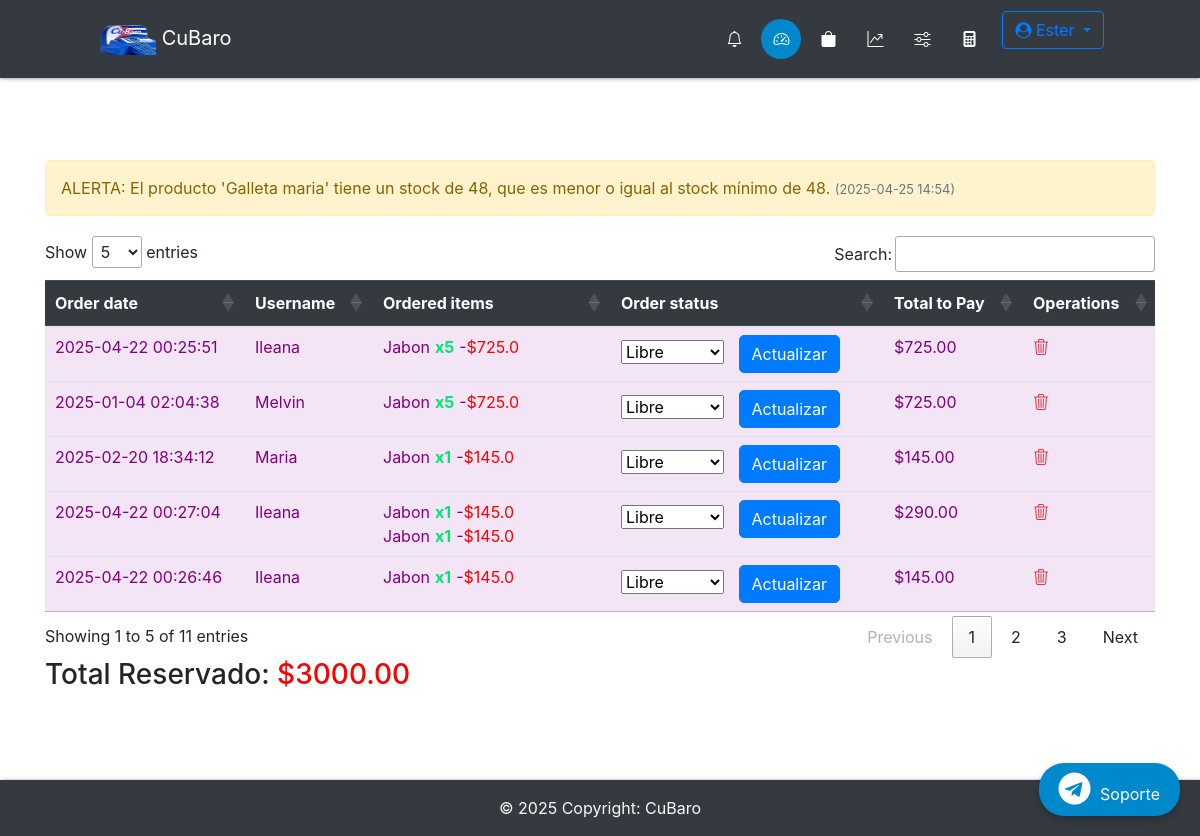
The app's page /admin/ (signed in) with its own data.
### app/db_models.py (models this page shows, shortened)
class User(UserMixin, db.Model):
    __tablename__ = "users"
    id = db.Column(db.Integer, primary_key=True)
    name = db.Column(db.Text, nullable=False)
    email = db.Column(db.String(50), nullable=False, unique=True)
    phone = db.Column(db.String(50), nullable=False)
    password = db.Column(db.String(250), nullable=False)
    admin = db.Column(db.Integer, nullable=False, default=0)
    email_confirmed = db.Column(db.Integer, nullable=False, default=1)
    created_by = db.Column(db.Integer, db.ForeignKey('users.id'), nullable=True)  # ID del creador
    registration_date = db.Column(db.DateTime, default=lambda: datetime.now(timezone.utc))  # Fecha de registro
    membership_expiration = db.Column(db.DateTime, nullable=True)  # Fecha de vencimiento de membresía
    membership_id = db.Column(db.Integer, db.ForeignKey('memberships.id'), nullable=False)  # Relación con membresía
    membership = db.relationship('Membership', backref='users')
    employees = db.relationship('User', backref='creator', remote_side=[id], lazy='select')  # Relación empleados
    cart = db.relationship('Cart', backref='buyer')
    orders = db.relationship("Order", backref='customer', foreign_keys="[Order.uid]")  # Relación con clave foránea especificada

class Alert(db.Model):
    __tablename__ = 'alert'
    id = db.Column(db.Integer, primary_key=True)
    message = db.Column(db.String(255), nullable=False)
    category = db.Column(db.String(50), nullable=False)  # 'error', 'warning', etc.
    created_at = db.Column(db.DateTime, default=datetime.now(timezone.utc))
    user_id = db.Column(db.Integer, db.ForeignKey('users.id'))  # Opcional: asociar alertas a un usuario
    user = db.relationship('User', backref='alerts')

class Order(db.Model):
    __tablename__ = "orders"
    id = db.Column(db.Integer, primary_key=True)
    uid = db.Column(db.Integer, db.ForeignKey('users.id'), nullable=False)  # Clave foránea del cliente
    date = db.Column(db.DateTime, nullable=False)
    status = db.Column(db.String(50), nullable=False)
    items = db.relationship("Ordered_item", backref="order", cascade="all, delete-orphan")

class Ordered_item(db.Model):
    __tablename__ = "ordered_items"
    id = db.Column(db.Integer, primary_key=True)
    oid = db.Column(db.Integer, db.ForeignKey('orders.id'))
    itemid = db.Column(db.Integer, db.ForeignKey('items.id'))
    quantity = db.Column(db.Integer, nullable=False)

class Item(db.Model):
    __tablename__ = "items"
    id = db.Column(db.Integer, primary_key=True)
    name = db.Column(db.String(100), nullable=False)
    price = db.Column(db.Float, nullable=False)
    category = db.Column(db.Text, nullable=False)
    image = db.Column(db.String(250), nullable=False)
    details = db.Column(db.String(250), nullable=False)
    stock_min = db.Column(db.Integer, default=0)
    costo = db.Column(db.Integer)
    stock = db.Column(db.Integer, default=0)
    created_by = db.Column(db.Integer, db.ForeignKey('users.id'), nullable=False)  # Vincular con el creador
    creator = db.relationship('User', backref='items_created')  # Relación con el usuario que creó el producto
    orders = db.relationship('Ordered_item', backref='item', lazy=True, cascade="all, delete, delete-orphan")
    in_cart = db.relationship("Cart", backref="item", lazy=True, cascade="all, delete, delete-orphan")

### app/funcs.py (the view)
	def wrapper(*args, **kwargs):
		if current_user.is_authenticated and current_user.admin == 1:
			return func(*args, **kwargs)
		else:
			return "No estás autorizado a acceder a esta URL."

### app/__init__.py (called while the page is built)
@app.context_processor
def inject_now():
	return {'now': datetime.now(timezone.utc)}

@login_manager.user_loader
def load_user(user_id):
	return User.query.get(user_id)

@app.after_request
def add_no_cache_headers(response):
    response.headers["Cache-Control"] = "no-store, no-cache, must-revalidate, max-age=0"
    response.headers["Pragma"] = "no-cache"
    response.headers["Expires"] = "-1"
    return response

### app/admin/routes.py (called while the page is built)
@admin.route('/')
@admin_only
def dashboard():
    alerts = Alert.query.filter_by(user_id=current_user.id).order_by(Alert.created_at.desc()).all()
    orders = Order.query.join(User, Order.uid == User.id).filter((User.id == current_user.id) | (User.created_by == current_user.id)
    ).all()
    return render_template("admin/home.html", orders=orders, alerts=alerts)

### app/funcs.py (called while the page is built)
def admin_only(func):
	def wrapper(*args, **kwargs):
		if current_user.is_authenticated and current_user.admin == 1:
			return func(*args, **kwargs)
		else:
			return "No estás autorizado a acceder a esta URL."
	wrapper.__name__ = func.__name__
	return wrapper

### app/admin/templates/admin/home.html (shortened to what this page needs)
{% extends "admin/base.html" %}
{% block content %}
    {% if alerts %}
    <div class="alert-container">
        {% for alert in alerts %}
            <div class="alert alert-{{ alert.category }}" id="alert-{{ alert.id }}">
                {{ alert.message }}
                <small class="text-muted" style="font-size: 0.8em;">({{ alert.created_at.strftime('%Y-%m-%d %H:%M') }})</small>
            </div>
        {% endfor %}
    </div>
{% else %}
    <div class="alert alert-info">
        No hay alertas de stock en este momento.
    </div>
{% endif %}
    {% if not orders %}
    <div class="flash-error">No hay Ordenes.</div>
    {% else %}
    <div class="table-responsive">
        <table id="orders-table" class="table table-striped table-hover">
            <thead class="thead-dark">
                <tr>
                    <th>Order date</th>
                    <th>Username</th>
                    <th>Ordered items</th>
                    <th>Order status</th>
                    <th>Total to Pay</th>
                    <th>Operations</th>
                </tr>
            </thead>
            <tbody>
                {% for order in orders %}
                <tr data-order-id="{{ order.id }}" data-order-status="{{ order.status }}" data-order-total="0"
                    data-username="{{ order.customer.name }}">
                    <td>{{ order.date.strftime('%Y-%m-%d %H:%M:%S') }}</td>
                    <td>{{ order.customer.name }}</td>
                    <td>
                        {% for i in order.items %}
                        {% set item_price = i.item.price %}
                        {% set item_total = item_price * i.quantity %}
                        <div class="my" data-item-price="{{ item_price }}" data-item-quantity="{{ i.quantity }}"
                            data-item-total="{{ item_total }}">
                            {{ i.item.name }}<span class="success">x{{ i.quantity }}</span>-<span
                                style="color: red;">${{
                                item_total }}</span><br>
                        </div>
                        {% endfor %}
                    </td>
                    <td>
                        <form method="POST" action="{{ url_for('admin.update_order_status', id=order.id) }}">
                            <select name="status">
                                <option value="Libre" {% if order.status=='Libre' %}selected{% endif %}>Libre</option>
                            </select>
                            <button class="btn-primary btn" type="submit">Actualizar</button>
                        </form>
                    </td>
                    <td class="order-total">$0</td>
                    <td>
                        <a href="{{ url_for('admin.delete_order', id=order.id) }}"
							onclick="return confirm('¿Estás seguro de que deseas eliminar esta orden?');"><i class="bi bi-trash3 text-danger"></i></a>
                    </td>
                </tr>
                {% endfor %}
            </tbody>
        </table>
    </div>
    <div>
        <h3>Total Reservado: <span id="total-reservado" style="color: red;">$0.00</span></h3>
    </div>
    {% endif %}
    {% endblock %}

### app/admin/templates/admin/base.html (shortened to what this page needs)
{% import "bootstrap/wtf.html" as wtf %}
<!DOCTYPE html>
<html lang="es">
<head>
  <link rel="stylesheet" href="https://stackpath.bootstrapcdn.com/bootstrap/4.5.2/css/bootstrap.min.css">
  <link rel="stylesheet" href="https://cdnjs.cloudflare.com/ajax/libs/font-awesome/4.7.0/css/font-awesome.min.css">
  <link rel="stylesheet" href="https://cdnjs.cloudflare.com/ajax/libs/animate.css/4.1.1/animate.min.css"/>
  <link rel="stylesheet" href="https://cdn.jsdelivr.net/npm/bootstrap-icons@1.11.3/font/bootstrap-icons.min.css">
  <link rel="stylesheet" type="text/css" href="https://cdn.datatables.net/1.11.3/css/jquery.dataTables.css">
  <link rel="stylesheet" type="text/css" href="{{ url_for('static', filename='styles.css') }}">
</head>
<body>
  <nav class="navbar navbar-dark bg-dark fixed-top">
    <a class="navbar-brand" href="{{ url_for('home') }}" data-toggle="tooltip" title="Inicio">
      <img src="{{ url_for('static', filename='img/logoo.png') }}" height="30" width="60"> CuBaro
    </a>
    <ul class="navbar-nav d-flex flex-row">
      {% if not current_user.is_authenticated %}
      <li class="nav-item {% if request.endpoint == 'login' %}active{% endif %}">
        <a class="nav-link" href="{{ url_for('login') }}" data-toggle="tooltip" title="Iniciar Sesión">
          <div class="icon-circle">
            <i class="bi bi-box-arrow-in-right"></i>
          </div>
        </a>
      </li>
      {% else %}
      <li class="nav-item {% if request.endpoint == 'orders' %}active{% endif %}">
        <a class="nav-link" href="{{ url_for('orders') }}" data-toggle="tooltip" title="Órdenes">
          <div class="icon-circle">
            <i class="bi bi-bell"></i>
          </div>
        </a>
      </li>
      <li class="nav-item {% if request.endpoint == 'admin.dashboard' %}active{% endif %}">
        <a class="nav-link" href="{{ url_for('admin.dashboard') }}" data-toggle="tooltip" title="Dashboard">
          <div class="icon-circle">
            <i class="bi bi-speedometer2"></i>
          </div>
        </a>
      </li>
      <li class="nav-item {% if request.endpoint == 'admin.items' %}active{% endif %}">
        <a class="nav-link" href="{{ url_for('admin.items') }}" data-toggle="tooltip" title="Productos">
          <div class="icon-circle">
            <i class="bi bi-bag-fill"></i>
          </div>
        </a>
      </li>
      <li class="nav-item {% if request.endpoint == 'admin.statictics' %}active{% endif %}">
        <a class="nav-link" href="{{ url_for('admin.statictics') }}" data-toggle="tooltip" title="Estadísticas">
          <div class="icon-circle">
            <i class="bi bi-graph-up-arrow"></i>
          </div>
        </a>
      </li>
      <li class="nav-item {% if request.endpoint == 'admin.configuracion' %}active{% endif %}">
        <a class="nav-link" href="{{ url_for('admin.configuracion') }}" data-toggle="tooltip" title="Configuración">
          <div class="icon-circle">
            <i class="bi bi-sliders"></i>
          </div>
        </a>
      </li>
      <li class="nav-item mr-2">
        <a class="nav-link" data-toggle="modal" data-target="#fullScreenModal"
          title="Calculadora">
          <div class="icon-circle">
            <i class="bi bi-calculator-fill"></i>
          </div>
        </a>
      </li>
      <div class="dropdown ml-auto">
        <a class="btn btn-outline-primary dropdown-toggle" href="#" id="navbarDropdown" role="button"
          data-toggle="dropdown" aria-expanded="false">
          <i class="fa fa-user-circle"></i> {{ current_user.name }}
        </a>
      </div>
      {% endif %}
    </ul>
  </nav>
  <div class="container">
    <div class="main">
      {% block content %}
      {% endblock %}
      <a href="https://t.me/soporte" target="_blank" class="telegram-float">
        <i class="fa fa-telegram fa-2x"></i> Soporte
      </a>
    </div>
  </div>
  <footer class="bg-dark text-center text-lg-start text-light">
    <div class="text-center p-3">
      © {{ now.year }} Copyright: CuBaro
    </div>
  </footer>
</body>
</html>

### app/static/styles.css (style rules this page uses)
:root { --white:#eceff3; --primary-blue: #007bff; --dark-bg: #343a40; --error-red: #ff4c4c; --success-green: #00e676; --chart-red: #ff6384; --chart-blue: #36a2eb; --chart-purple: #cc65fe; --chart-yellow: #ffce56; --chart-green: #2ecc71; --telegram-blue: #0088cc; --telegram-hover: #3688b183; --shadow-light: rgba(0, 0, 0, 0.2); --shadow-dark: rgba(0, 0, 0, 0.19); }
body { padding-top: 80px; }
.main { padding: 10vh 0; }
.navbar { padding: 0.7rem 6rem; box-shadow: 0 1px 2px 0 var(--shadow-light), 0 1px 5px 0 var(--shadow-dark); position: fixed; top: 0; z-index: 1050; }
.navbar-nav { gap: 3px; }
.icon-circle { display: flex; align-items: center; justify-content: center; width: 40px; height: 40px; border-radius: 50%; background-color: var(--dark-bg); color: white; margin: 0 2px; transition: background-color 0.3s, color 0.3s; }
.nav-item.active .icon-circle { background-color: var(--telegram-blue); color: white; }
footer { box-shadow: 1px 0 2px 0 var(--shadow-light), 1px 0 5px 0 var(--shadow-dark); }
table.dataTable { margin: 0 auto; width: 100%; }
table.dataTable th { color: white; background-color: var(--dark-bg); padding: 25px; }
table.dataTable tr { border-bottom: 1px solid #0046C2; }
table.dataTable td { padding: 25px 50px; }
.alert { padding: 15px; margin-bottom: 20px; border: 1px solid transparent; border-radius: 4px; font-size: 16px; transition: opacity 0.5s ease; }
.alert-warning { color: #856404; background-color: #fff3cd; border-color: #ffeeba; }
.flash-error, .help-block, .success { text-align: center; padding: 5px; font-weight: bold; max-width: 400px; margin: 0 auto; }
.success { color: var(--success-green); }
form .btn { background: var(--primary-blue); color: white; border-radius: 5px; }
.text-muted { font-size: 0.9rem; color: gray; }
button { padding: 5px 10px; font-size: 18px; margin: 0 10px; cursor: pointer; }
.telegram-float { position: fixed; bottom: 20px; right: 20px; background-color: var(--telegram-blue); color: white; padding: 10px 20px; border-radius: 25px; text-decoration: none; box-shadow: 0 4px 8px var(--shadow-light); transition: background-color 0.3s, transform 0.3s ease; z-index: 9999; }
.telegram-float i { margin-right: 5px; }

### records on screen
User: name "Ester"
Alert: message "ALERTA: El producto 'Galleta maria' tiene un stock de 48, que es menor o igual al stock mínimo de 48.", created_at "2025-04-25 14:54"
Order: date "2025-04-22 00:25:51", customer.name "Ileana", status "Libre"
Ordered_item: item.name "Jabon", quantity "5", item_total "725.0"
Order: date "2025-01-04 02:04:38", customer.name "Melvin", status "Libre"
Ordered_item: item.name "Jabon", quantity "5", item_total "725.0"
Order: date "2025-02-20 18:34:12", customer.name "Maria", status "Libre"
Ordered_item: item.name "Jabon", quantity "1", item_total "145.0"
Order: date "2025-04-22 00:27:04", customer.name "Ileana", status "Libre"
Ordered_item: item.name "Jabon", quantity "1", item_total "145.0"
Ordered_item: item.name "Jabon", quantity "1", item_total "145.0"
Order: date "2025-04-22 00:26:46", customer.name "Ileana", status "Libre"
Ordered_item: item.name "Jabon", quantity "1", item_total "145.0"
